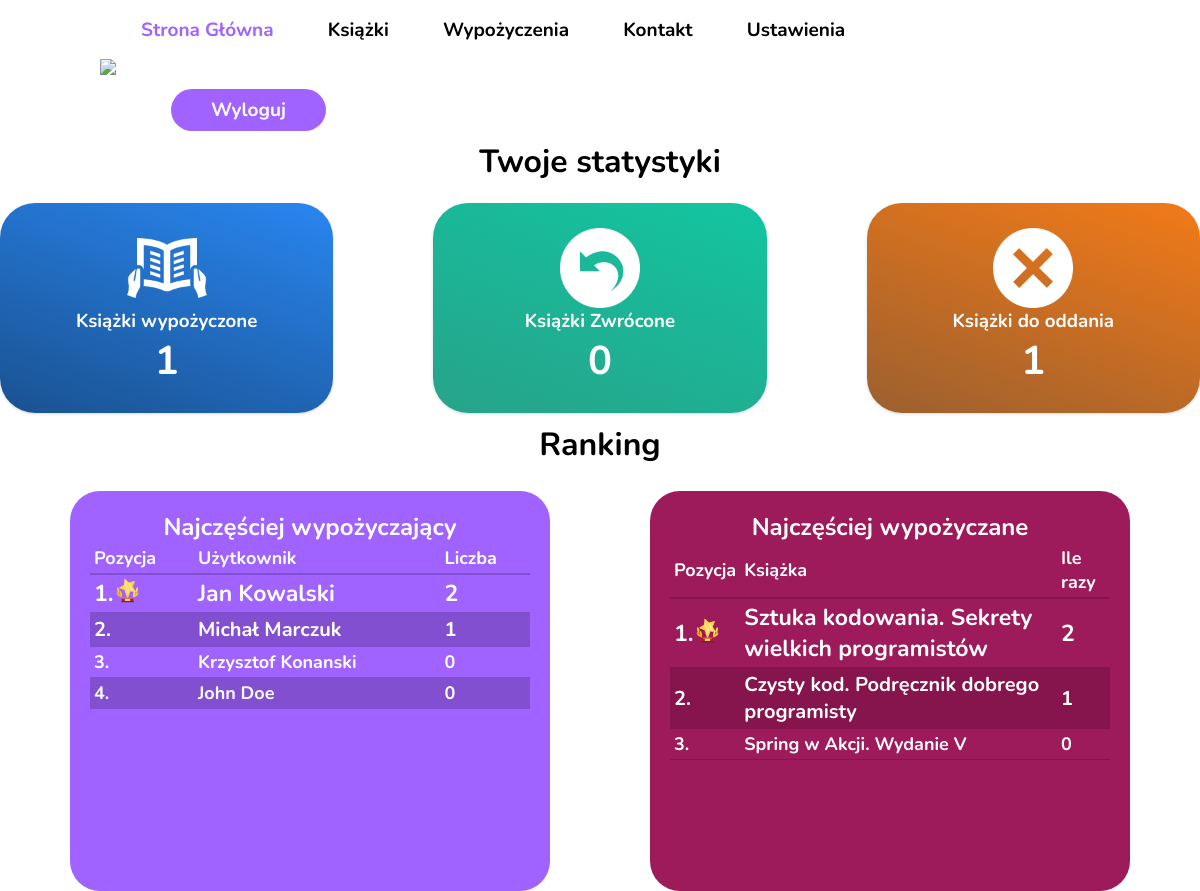
Before: /dashboard (signed in) with the older database file.
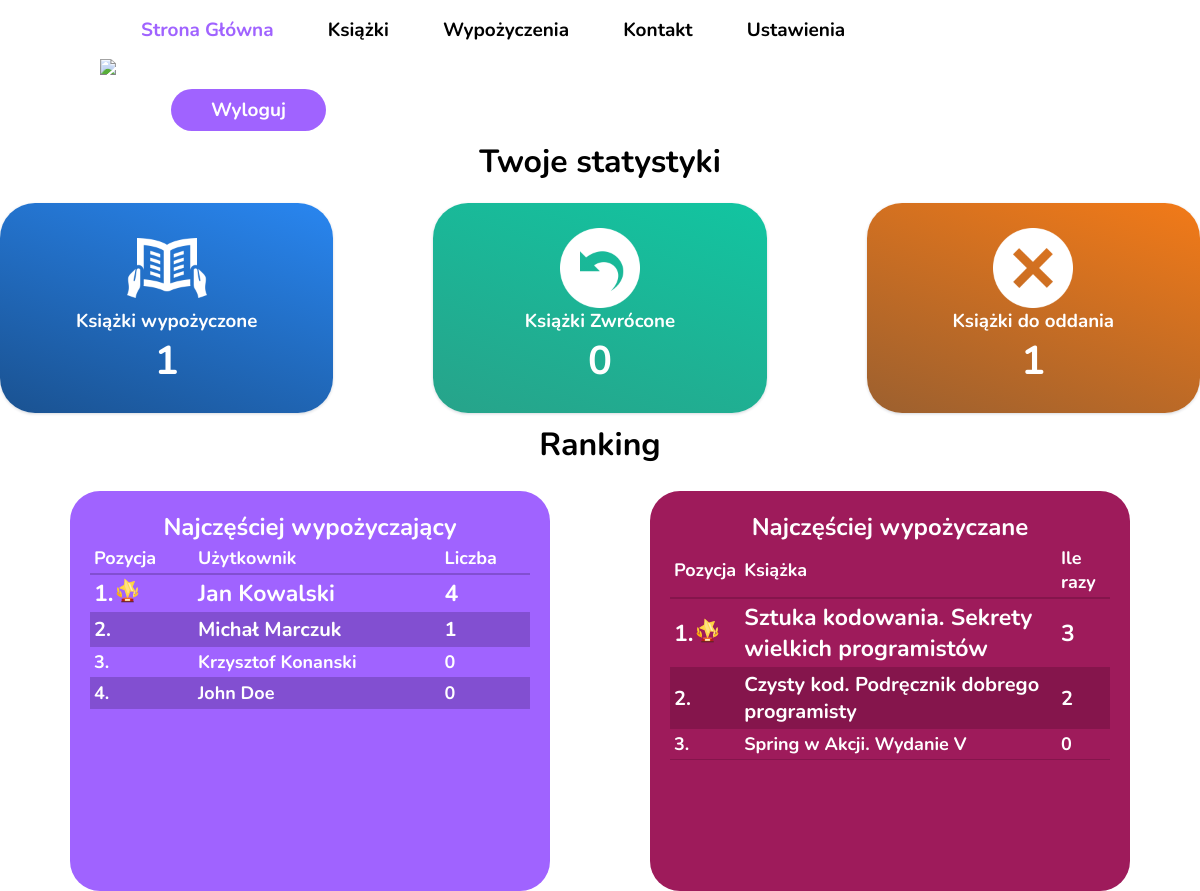
After: the same page with the newer database file.
### libraryapp/models.py (models this page shows, shortened)
class Reader(models.Model):
    user = models.OneToOneField(User, on_delete=models.CASCADE)
    telephoneNumber = models.CharField(null=True, blank=True, max_length=9)

class Book(models.Model):
    id = models.AutoField(primary_key=True)
    title = models.CharField(max_length=100, null=True, blank=True)
    author = models.ForeignKey(Author, null=True, on_delete=models.CASCADE, blank=True)
    category = models.ForeignKey(Category, on_delete=models.CASCADE, blank=True, null=True)
    image = models.ImageField(upload_to='uploads/books/', default='uploads/books/default.jpg')
    description = models.CharField(max_length=500, null=True, blank=True)
    count = models.IntegerField(null=True, blank=True)
    year = models.IntegerField(null=True, blank=True)
    publisher = models.CharField(max_length=100, null=True, blank=True)

### libraryapp/views.py (the view)
# urls.py: path('dashboard', views.dashboard, name="dashboard"),
@login_required(login_url='/login')
def dashboard(request):
    cntx={}
    reader = Reader.objects.get(user = request.user)
    hire_books_count = Hirement.objects.filter(reader=reader).count()
    returned_books_count = Hirement.objects.filter(reader=reader, status="Zwrocona").count()
    to_return_books_count = hire_books_count - returned_books_count;
    cntx['hire_books_count'] = hire_books_count
    cntx['returned_books_count'] = returned_books_count
    cntx['to_return_books_count'] = to_return_books_count
    bestReaders = Reader.objects.annotate(books_count = Count('hirement')).order_by('-books_count')
    bestBooks = Book.objects.annotate(hire_count = Count('hirement')).order_by('-hire_count')
    cntx['top10users'] = itertools.islice(bestReaders, 10)
    cntx['top10books'] = itertools.islice(bestBooks, 10)
    return render(request, 'dashboard.html', {'info' : cntx})

### libraryapp/templates/dashboard.html (shortened to what this page needs)
{%  extends 'libraryapp/base.html' %}
{%  block head %}
    {% load static %}
        <link rel="stylesheet" href="{% static 'styles/dashboard.css' %}">
        <link rel="stylesheet" href="https://stackpath.bootstrapcdn.com/font-awesome/4.7.0/css/font-awesome.min.css">
{% endblock head %}
{% block content %}
  <div class="container">
            <div class="header">
                <div class="navbar">
                    <div class="logo">
                        <a href="/"><img src="{% static 'img/logo.png' %}"></a>
                    </div>
                    <div class="navigation">
                        <ul class="navigation__list">
                            <li class="navigation__item "><a class="link active" href="/dashboard">Strona Główna</a></li>
                            <li class="navigation__item"><a class="link" href="/books">Książki</a></li>
                            <li class="navigation__item"><a class="link" href="/hirements">Wypożyczenia</a></li>
                            <li class="navigation__item"><a class="link" href="/contact">Kontakt</a></li>
                            <li class="navigation__item"><a class="link" href="/settings">Ustawienia</a></li>
                            <li class="navigation__item "><a class ="login-btn" href="/logout">Wyloguj</a></li>
                        </ul>
                    </div>
                </div>
            </div>
  </div>
                <h1 class="h1-ranking">Twoje statystyki</h1>
            <div class="row">
                <div class="card bg-c-blue order-card">
                    <div class="card-block">
                        <img src="{% static 'img/readed_books.png' %}" alt="">
                        <h3 class="m-b-20">Książki wypożyczone</h3>
                        <h1>{{ info.hire_books_count }}</h1>
                    </div>
                </div>
                <div class="card bg-c-green order-card">
                    <div class="card-block ">
                        <img src="{% static 'img/returned_books.png' %}" alt="">
                        <h3 class="m-b-20">Książki Zwrócone</h3>
                        <h1>{{ info.returned_books_count }}</h1>
                    </div>
                </div>
                <div class="card bg-c-yellow order-card">
                    <div class="card-block">
                        <img src="{% static 'img/not_returned_books.png' %}" alt="">
                        <h3 class="m-b-20">Książki do oddania</h3>
                        <h1>{{ info.to_return_books_count }}</h1>
                    </div>
                </div>
        </div>
            <h1 class="h1-ranking">Ranking</h1>
        <div class="rankings">
            <div class="ranking-container">
                <h2>Najczęściej wypożyczający</h2>
                <table class="ranking-table">
                    <thead>
                        <tr>
                            <th>Pozycja</th>
                            <th>Użytkownik</th>
                            <th>Liczba</th>
                        </tr>
                    </thead>
                    <tbody>
                        {% for user in info.top10users %}
                            <tr>
                                {% if forloop.counter == 1 %}
                                    <th><img src="{% static 'img/leader_icon.svg' %}">{{ forloop.counter }}.</th>
                                {% else %}
                                    <th>{{ forloop.counter }}.</th>
                                {% endif %}
                            <th>{{ user.user.first_name }} {{ user.user.last_name }}</th>
                            <th>{{ user.books_count }}</th>
                            </tr>
                        {% endfor %}
                    </tbody>
                </table>
            </div>
            <div class="ranking-book-container">
                <h2>Najczęściej wypożyczane</h2>
                <table class="ranking-table book">
                    <thead>
                        <tr>
                            <th>Pozycja</th>
                            <th>Książka</th>
                            <th>Ile razy</th>
                        </tr>
                    </thead>
                    <tbody>
                        {% for book in info.top10books%}
                            <tr>
                                {% if forloop.counter == 1 %}
                                    <th><img src="{% static 'img/leader_icon.svg' %}">{{ forloop.counter }}.</th>
                                {% else %}
                                    <th>{{ forloop.counter }}.</th>
                                {% endif %}
                            <th>{{ book.title }}</th>
                            <th>{{ book.hire_count }}</th>
                            </tr>
                        {% endfor %}
                    </tbody>
                </table>
            </div>
        </div>
{% endblock content %}

### templates/libraryapp/base.html (shortened to what this page needs)
{% load static %}
<!DOCTYPE html>
<html>
    <head>
        {% block head %} {% endblock head %}
    </head>
    <body>
        {%  block content %} {% endblock content %}
    </body>
</html>

### libraryapp/static/styles/dashboard.css (style rules this page uses)
* { margin: 0; padding: 0; box-sizing: border-box; font-family: 'Nunito', sans-serif; }
.container { display: flex; align-items: center; }
a { text-decoration: none; }
ul { list-style: none; }
.header { width: 100%; height: 20vh; background-color: #fff; position: relative; }
.header .navbar { width: 100%; height: 80px; display: flex; justify-content: space-between; align-items: center; position: absolute; margin-top: 30px; }
.logo img { margin-left: 100px; }
.navigation__item { display: inline-block; padding: 0 25px; cursor: pointer; font-size: 19px; font-weight: 700; line-height: 80px; }
.link { text-decoration: none; color: #000; transition: .3s; }
.link.active { color: #A063FF; }
.login-btn { margin-left: 30px; font-size: 19px; line-height: 30px; font-weight: 700; cursor: pointer; border-radius: 30px; background-color: #A063FF; color: #fff; padding: 8px 40px; margin-right: 200px; }
.row { width: 100%; display: inline-flex; gap: 100px; justify-content: center; align-items: center; }
.card-block { text-align:center; }
.card-block h1 { font-size: 40px; top:-20px; width: 100%; margin:auto; vertical-align:middle; }
.order-card { width: 400px; color: #fff; padding: 0 40px 0 40px; }
.card-block img { height: 80px; display: block; margin: 0 auto; }
.bg-c-blue { background: linear-gradient(20deg,#1a5291,#2986f0); transition: 0.1s; }
.bg-c-green { background: linear-gradient(20deg,#27a38a,#12c5a1); }
.bg-c-yellow { background: linear-gradient(20deg,#9c602f,#f27a18); }
.card { border-radius: 35px; -webkit-box-shadow: 0 1px 2.94px 0.06px rgba(4,26,55,0.16); border: none; margin-bottom: 30px; -webkit-transition: all 0.3s ease-in-out; transition: all 0.3s ease-in-out; }
.card .card-block { padding: 25px; }
.ranking-container { color: #fff; position: relative; top:25px; padding: 20px; height: 400px; width: 40%; background-color: #A063FF; border-radius: 30px; align-items: center; justify-content: center; }
.ranking-container h2 { text-align: center; }
.ranking-table { width: 100%; border-collapse: collapse; text-align: left; }
.ranking-table thead { border-radius: 20px; font-size: 20px; width: 100%; border-bottom: 2px solid#824fd1; }
.ranking-table thead tr { margin: 80px 0px 80px 0px; color:#FFF; font-size: 1em; }
.ranking-table tbody tr th img { height: 350px; width: 250px; left: 45px; }
.ranking-table th, .ranking-table td { padding: 3px 4px; }
.ranking-table tr th { font-size: 18px; }
.ranking-table tbody tr { border-bottom: 1px solid #824fd1; }
.ranking-table tbody tr:nth-of-type(1) img { position: absolute; display: block; height: 25px; width: 25px; }
.ranking-table tbody tr:nth-of-type(even) { background-color: #824fd1; }
.ranking-book-container { color: #fff; position: relative; top:25px; padding: 20px; height: 400px; width: 40%; background-color: #9e1b5b; border-radius: 30px; align-items: center; justify-content: center; text-align: center; }
.ranking-book-container tbody tr:nth-of-type(even) { background-color: #85154c; }
.ranking-book-container tbody tr { border-bottom: 1px solid #85154c; }
.ranking-table.book thead { border-radius: 20px; font-size: 20px; width: 100%; border-bottom: 2px solid #85154c; }
.rankings { width: 100%; position: relative; top: -20px; display: inline-flex; justify-content: center; align-items: center; gap:100px; }
.h1-ranking { position: relative; top: -20px; width: 100%; text-align: center; }
.ranking-table tbody tr:first-child th { font-size: 23px; }
.ranking-table tbody tr:nth-child(2) th { font-size: 20px; }
.ranking-table tbody tr:nth-child(3) th { font-size: 18px; }

Changed rows visible on the page:
computed for Reader "Jan": books_count "2" → "4"
changed Book "Sztuka kodowania. Sekrety wielkich programistów": hire_count "2" → "3"
changed Book "Czysty kod. Podręcznik dobrego programisty": hire_count "1" → "2"
